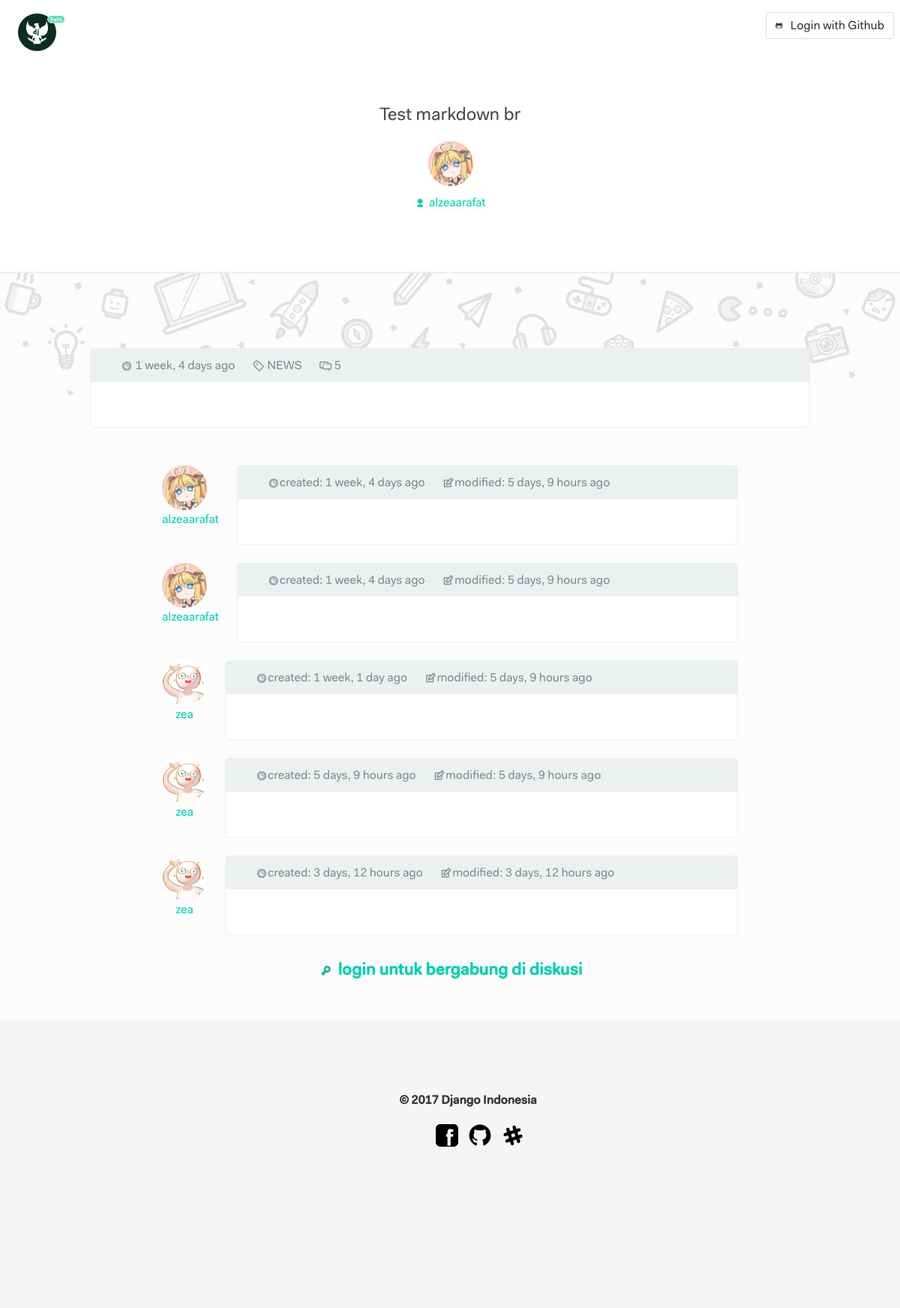
/thread/3/, run on an earlier commit of the app's database.
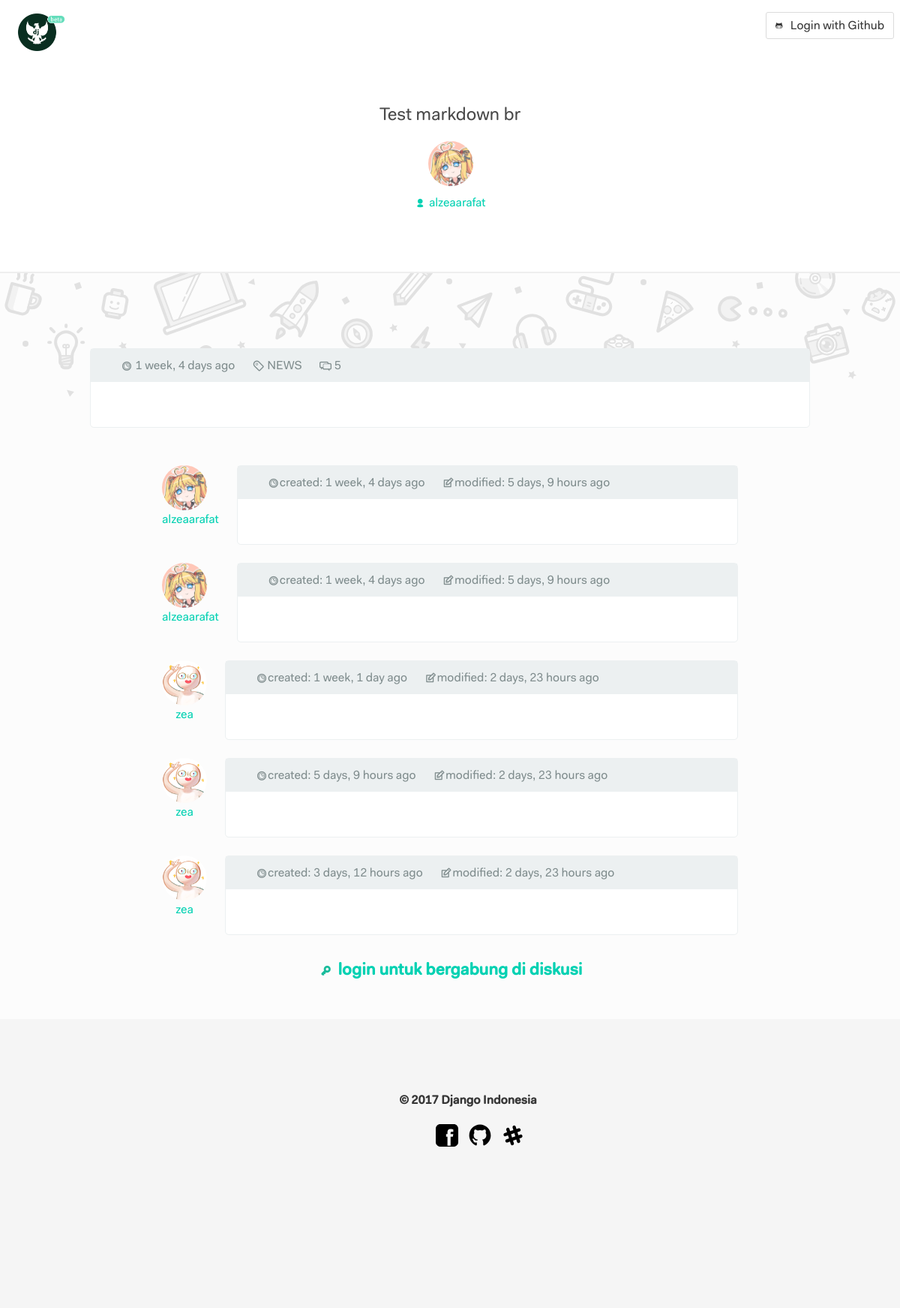
And on a later commit of the database.
### app_forum/models.py (models this page shows, shortened)
class Comment(models.Model):
    forum = models.ForeignKey(
        'Forum',
        related_name='forum_comments'
    )
    comment_author = models.ForeignKey(
        Profile,
        related_name='user_comments',
        null=True,
        blank=True,
        on_delete=models.CASCADE
    )
    comment_content = MarkdownxField(
        verbose_name=u'Markdown',
    )
    is_created = models.DateTimeField(
        auto_now_add=True,
    )
    is_modified = models.DateTimeField(
        auto_now=True,
        null=True,
        blank=True
    )

### app_author/models.py (models this page shows)
class Profile(models.Model):
    user = models.OneToOneField(
        User,
        on_delete=models.CASCADE
    )
    profile_picture = models.ImageField(
        upload_to='images/%Y/%m/%d',
        validators=[validate_image],
        blank=True,
        null=True
    )
    profile_name = models.CharField(
        verbose_name='Name',
        null=True,
        blank=True,
        max_length=50
    )
    profile_email = models.EmailField(
        verbose_name='Email Address',
        null=True,
        blank=True
    )
    profile_location = models.CharField(
        verbose_name='Origin/City',
        null=True,
        blank=True,
        max_length=50
    )
    profile_github = models.URLField(
        verbose_name='Github URL',
        null=True,
        blank=True
    )
    slug = AutoSlugField(
        populate_from='user',
        blank=False,
        null=False
    )
    is_created = models.DateTimeField(
        default=datetime.datetime.now,
        null=True,
        blank=True
    )
    is_moderator = models.BooleanField(
        default=False,
    )
    def __str__(self):
        return str(self.user)

### app_forum/views.py (the view)
# urls.py: url(r'^thread/(?P<pk>[-\w]+)/$', views.forum_single_view, name='forum_single'),
def forum_single_view(request, pk):
    forum = get_object_or_404(Forum, pk=pk)
    forum_comments = Comment.objects.filter(forum=forum.id)
    form = CommentForm()
    template = 'app_forum/main/forum_single.html'
    context = {'forum': forum, 'forum_comments': forum_comments, 'form': form}
    if request.method == "POST":
        form = CommentForm(request.POST)
        if form.is_valid():
            comment = form.save(commit=False)
            comment.comment_author = Profile.objects.get(user=request.user)
            comment.created_date = datetime.now()
            comment.forum = forum
            comment.save()
            return redirect('forum:forum_single', pk=forum.pk)
    else:
        return render(request, template, context)

### app_forum/models.py (called while the page is built)
    def __str__(self):
        return str(self.category_title)

### app_forum/templatetags/show_markdown.py (called while the page is built)
@register.filter
def show_markdown(text):
    return markdownify(text)

### app_forum/templates/app_forum/main/forum_single.html (shortened to what the changed rows need)
{% extends "app_forum/main/forum_base.html" %}
{% load humanize %}
{% load crispy_forms_tags %}
{% load socialaccount %}
{% load show_markdown %}
{% load staticfiles %}
{% block content %}
    <div class="dj-forum-single-wrapper">
        <div class="container">
            <div class="columns">
                <div class="column">
                    <div class="dj-forum-single-heading">
                        <h1>{{ forum.forum_title }}</h1>
                    </div>
                </div>
            </div>
        </div>
    </div>
    {% include "app_forum/partials/_doodle.html" %}
    <div class="dj-forum-single-body-wrapper">
        <div class="dj-forum-single-comments-wrapper">
            <div class="container-narrow-2">
                {% for comment in forum_comments %}
                <div class="columns">
                    <div class="column is-narrow" style="text-align: center;">
                        {% if comment.comment_author.profile_picture %}
                        <div class="dj-author-avatar-rounded" style="background: url('{{ request.META.HTTP_NAME }}/media/{{ comment.comment_author.profile_picture }}') no-repeat center center; background-size: cover;"></div>
                        <a href="{% url 'author:author_single' slug=comment.comment_author.slug %}">{{ comment.comment_author }}</a>
                        {% else %}
                        <div class="dj-author-avatar-rounded" style="background: url('{% static "img/you-face.gif" %}') no-repeat center center; background-size: cover;"></div>
                        <a href="{% url 'author:author_single' slug=comment.comment_author.slug %}">{{ comment.comment_author }}</a>
                        {% endif %}
                    </div>
                    <div class="column">
                        <div class="dj-forum-single-box-comment">
                            <div class="dj-forum-single-box-meta-comment">
                                <ul>
                                    <li><span class="typcn typcn-time"></span>created: {{ comment.is_created|naturaltime }}</li>
                                    <li><span class="typcn typcn-edit"></span>modified: {{ comment.is_modified|naturaltime }}</li>
                                </ul>
                            </div>
                            <div class="dj-forum-single-content-comment">
                            </div>
                        </div>
                    </div>
                </div>
                {% endfor %}
            </div>
        </div>
    </div>
{% endblock %}

What changed in the data, as far as the page shows it:
changed Comment "1 week, 1 day ago": is_modified "5 days, 9 hours ago" → "2 days, 23 hours ago"
changed Comment (number 4 of 5 on the later page): is_modified "5 days, 9 hours ago" → "2 days, 23 hours ago"
changed Comment "3 days, 12 hours ago": is_modified "3 days, 12 hours ago" → "2 days, 23 hours ago"
